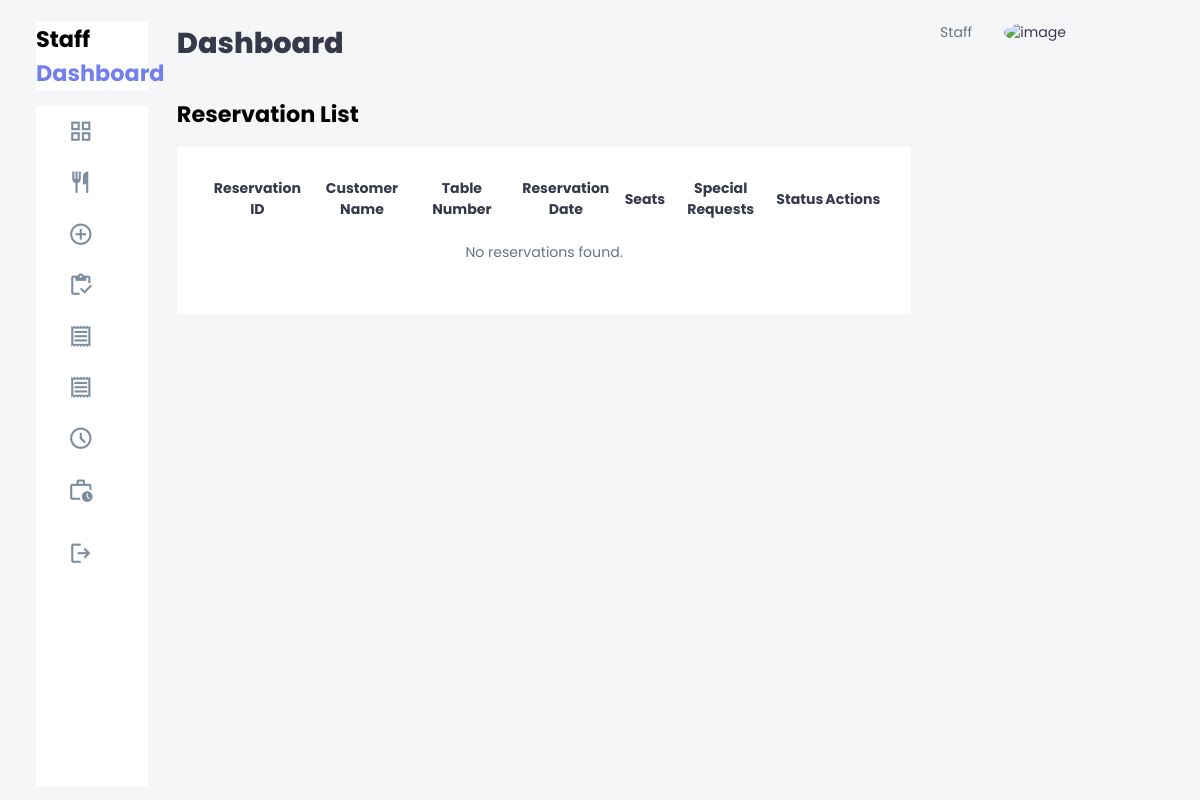
The app's page /staff/reservation.php (signed in), older data.
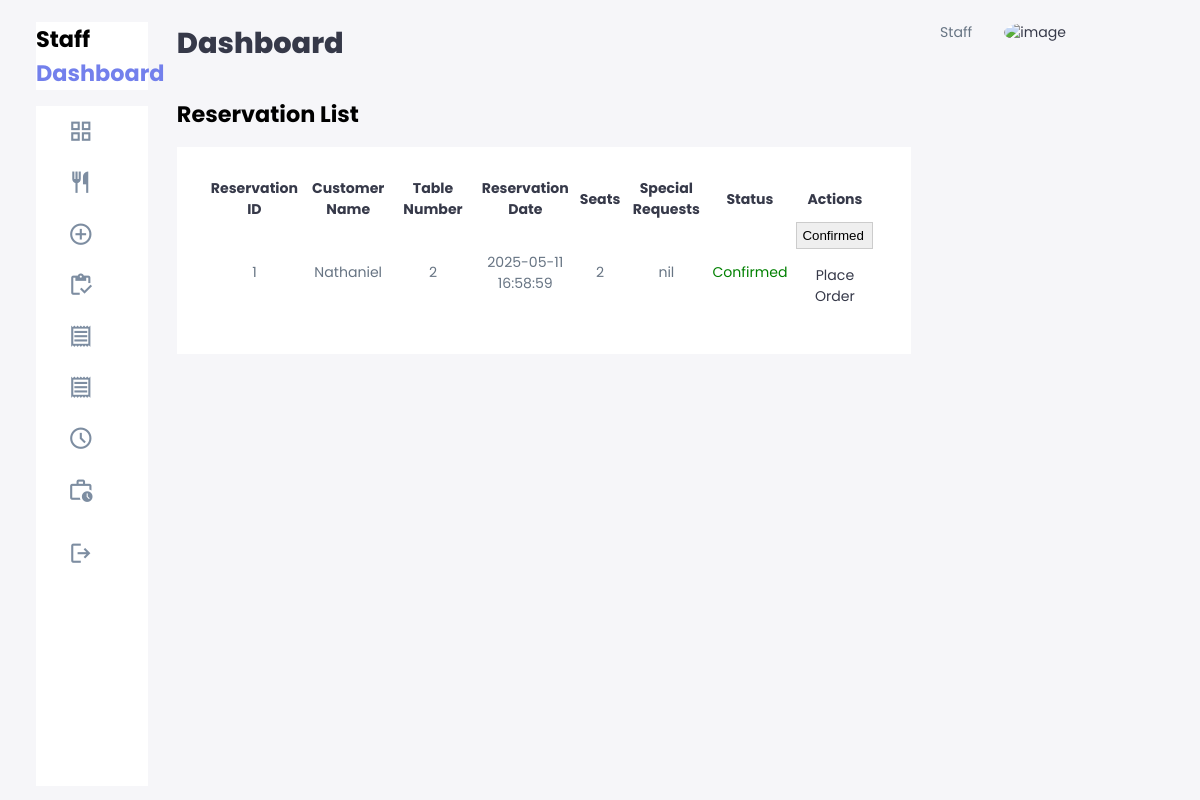
The same page, newer data.
### tables this page shows
CREATE TABLE `reservations` (
  `id` int(11) NOT NULL,
  `reservation_id` varchar(50) NOT NULL,
  `user_id` int(20) NOT NULL,
  `customer_name` varchar(255) NOT NULL,
  `table_number` int(11) NOT NULL,
  `date_time` datetime NOT NULL,
  `time_of_event` time NOT NULL,
  `num_guests` int(11) NOT NULL,
  `special_request` text DEFAULT NULL,
  `status` enum('Pending','Confirmed','Completed','Cancelled') DEFAULT 'Pending',
  `created_at` timestamp NOT NULL DEFAULT current_timestamp(),
  `updated_at` timestamp NOT NULL DEFAULT current_timestamp() ON UPDATE current_timestamp()
);

### staff/reservation.php (the view, shortened to what this page needs)
<?php
require_once '../config/database.php';
?>
<!DOCTYPE html>
<html lang="en">
<?php require_once './includes/header.php'; ?>
<body>
    <div class="container">
        <?php require_once './includes/sidenav.php'; ?>
        <main>
            <h1>Dashboard</h1>
            <div class="recent-order reservation-table">
                <h2>Reservation List</h2>
                <table>
                    <thead>
                        <tr>
                            <th>Reservation ID</th>
                            <th>Customer Name</th>
                            <th>Table Number</th>
                            <th>Reservation Date</th>
                            <th>Seats</th>
                            <th>Special Requests</th>
                            <th>Status</th>
                            <th>Actions</th>
                        </tr>
                    </thead>
                    <tbody>
                        <?php
                        $query = "SELECT reservation_id, customer_name, table_number, date_time, num_guests, special_request, status FROM reservations";
                        $result = $mysqli->query($query);
                        if ($result->num_rows > 0) {
                            while ($row = $result->fetch_assoc()) { ?>
                                <tr>
                                    <td><?php echo htmlspecialchars($row['reservation_id']); ?></td>
                                    <td><?php echo htmlspecialchars($row['customer_name']); ?></td>
                                    <td><?php echo htmlspecialchars($row['table_number']); ?></td>
                                    <td><?php echo htmlspecialchars($row['date_time']); ?></td>
                                    <td><?php echo htmlspecialchars($row['num_guests']); ?></td>
                                    <td><?php echo htmlspecialchars($row['special_request']); ?></td>
                                    <td>
                                        <span style="color: <?php echo (htmlspecialchars($row['status']) === "Pending" || htmlspecialchars($row['status']) === "Cancelled") ? 'red' : 'green'; ?>">
                                            <?php echo htmlspecialchars($row['status']); ?>
                                        </span>
                                    </td>
                                    <td>
                                        <select class="status-select" data-reservation-id="<?php echo htmlspecialchars($row['reservation_id']); ?>" style="border: 1px solid #ccc; padding: 5px;">
                                            <option value="Confirmed" <?php echo $row['status'] == 'Confirmed' ? 'selected' : ''; ?>>Confirmed</option>
                                        </select>
                                        <a href="add_orders.php?reservation_id=<?php echo htmlspecialchars($row['reservation_id']); ?>" class="btn btn-primary btn-sm">Place Order</a>
                                    </td>
                                </tr>
                            <?php }
                        } else {
                            echo "<tr><td colspan='8'>No reservations found.</td></tr>";
                        }
                        ?>
                    </tbody>
                </table>
            </div>
        </main>
        <?php require_once './includes/right-sidenav.php'; ?>
    </div>
</body>
</html>

Row changes from the older to the newer data that the page shows:
added reservations: reservation "1", customer_name "Nathaniel", table_number "2", date_time "2025-05-11 16:58:59", num_guests "2", special_request "nil", status "Confirmed", status+reservation "Confirmed"
Text that changed along with them:
text no longer shown: "No reservations found."
